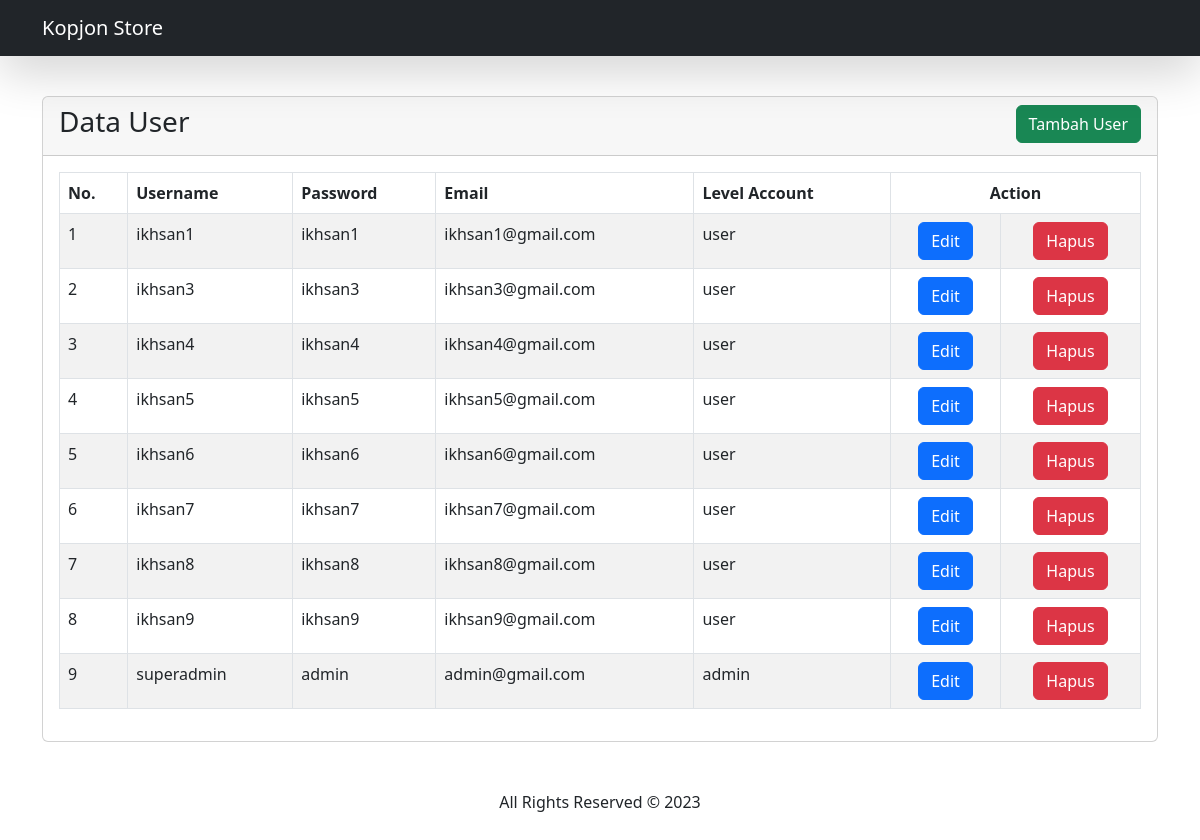
Page /pages/user_read.php on the earlier database version.
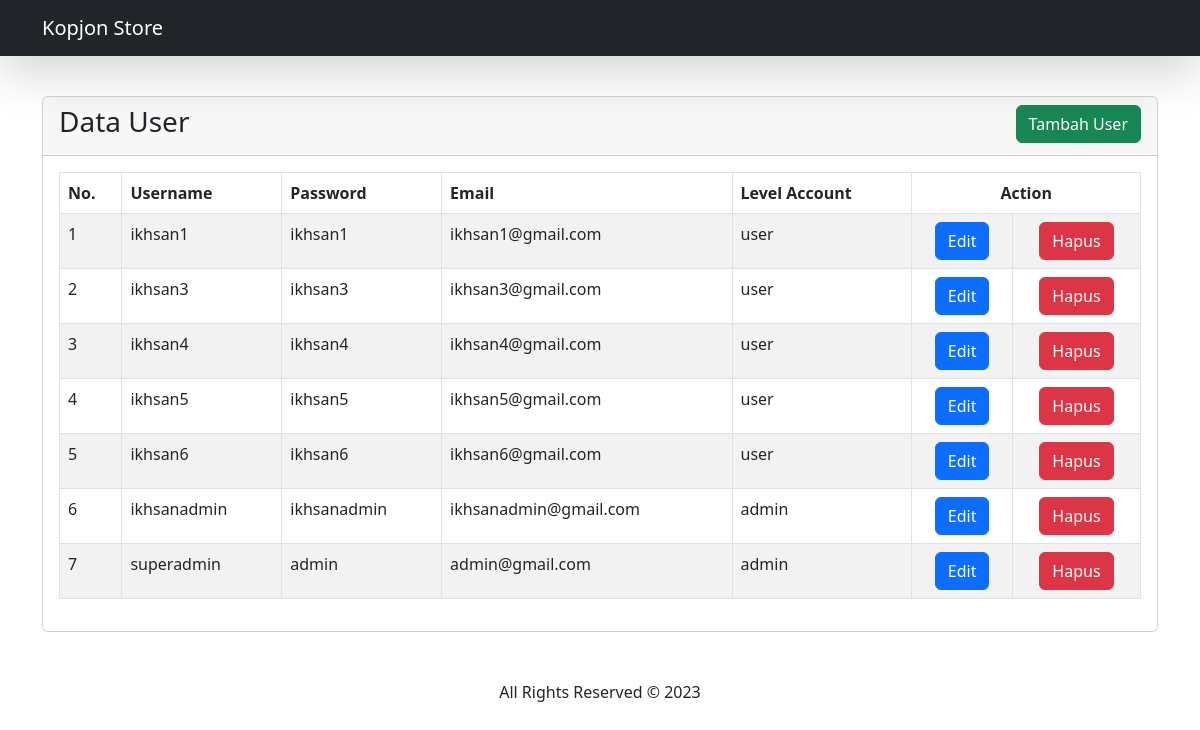
Same page on the later database version.
### tables this page shows
CREATE TABLE `data_login` (
  `id` int(11) NOT NULL,
  `level` varchar(15) NOT NULL,
  `username` varchar(255) NOT NULL,
  `password` varchar(255) NOT NULL,
  `email` varchar(50) NOT NULL
);

### data/code.php (called while the page is built, shortened)
<?php
class Code
{
    public function __construct()
    {
        $host = "localhost";
        $dbname = "kopjonstore";
        $username = "root";
        $password = "";
        $this->db = new PDO("mysql:host={$host};dbname={$dbname}", $username, $password);
    }
    public function show_user()
    {
        $query = $this->db->prepare("SELECT * FROM data_login order by username ASC");
        $query->execute();
        $data = $query->fetchAll();
        return $data;
    }
}
?>

### pages/user_read.php (the view, shortened to what this page needs)
<?php
include "../data/code.php";
$code = new Code();
$data_login = $code->show_user();
?>
<!DOCTYPE html>
<html lang="en">
<head>
    <link rel="stylesheet" href="./css/bootstrap.min.css">
    <link rel="stylesheet" href="./css/all.min.css">
    <link rel="stylesheet" href="./css/style.css">
    <link href="https://cdn.jsdelivr.net/npm/bootstrap@5.2.2/dist/css/bootstrap.min.css"
    rel="stylesheet">
</head>
<body>
    <?php include "../menu/navbar.php"; ?>
    <br><br><br><br>
    <div class="container">
        <div class="row">
            <div class="col-md-12 mt4">
                <div class="card">
                    <div class="card-header">
                        <h3>Data User
                        <a href="user_create.php" class="btn btn-success float-end" >Tambah User</a>
                        </h3>
                    </div>
                    <div class="card-body">
                        <table class="table table-bordered table-striped">
                            <thead>
                                <th>No.</th>
                                <th>Username</th>
                                <th>Password</th>
                                <th>Email</th>
                                <th>Level Account</th>
                                <th colspan="2" class="text-center">Action</th>
                            </thead>
                            <tbody>
                                <?php
                                $no=1;
                                foreach ($data_login as $row) {
                                    echo "<tr>";
                                    echo "<td>" . $no++. "</td>";
                                    echo "<td>" . $row['username'] . "</td>";
                                    echo "<td>" . $row['password'] . "</td>";
                                    echo "<td>" . $row['email'] . "</td>";
                                    echo "<td>" . $row['level'] . "</td>";
                                    echo "<td class='text-center'><a class='btn btn-primary' href='user_update.php?id=" . $row['id'] ."'>Edit</a></td>
                                        <td class='text-center'><button type='button' class='btn btn-danger' data-bs-toggle='modal' data-bs-target='#hapus".$row['id'] ."'>
                                        Hapus</button></td>
                                        <div class='modal' id='hapus".$row['id'] ."' tabindex='-1'>
                                        <div class='modal-dialog'>
                                          <div class='modal-content'>
                                            <div class='modal-header'>
                                              <h5 class='modal-title'>Hapus Data</h5>
                                              <button type='button' class='btn-close' data-bs-dismiss='modal' aria-label='Close'></button>
                                            </div>
                                            <div class='modal-body'>
                                              <p>Apakah anda yakin untuk menghapus data?</p>
                                            </div>
                                            <div class='modal-footer'>
                                              <button type='button' class='btn btn-secondary' data-bs-dismiss='modal'>Close</button>
                                              <a class='btn btn-danger' href='user_read.php?user_delete=" . $row['id'] . "'>Hapus</a>
                                            </div>
                                          </div>
                                        </div>
                                      </div>";
                                    echo "</tr>";
                                }?>
                            </tbody>
                        </table>
                    </div>
                </div>
            </div>
        </div>
    </div>
      <div class="container text-center pt-5 pb-5">
        All Rights Reserved &copy; 2023
      </div>
</body>
</html>

### menu/navbar.php (shortened to what this page needs)
<nav class="navbar navbar-expand-lg navbar-dark bg-dark shadow-lg fixed-top">
  <div class="container">
    <a class="navbar-brand" href="../pages/baju_read.php">Kopjon Store</a>
  </div>
</nav>

Differences in the rows shown:
removed data_login: username "ikhsan7", password "ikhsan7", email "ikhsan7@gmail.com", level "user"
removed data_login: username "ikhsan8", password "ikhsan8", email "ikhsan8@gmail.com", level "user"
removed data_login: username "ikhsan9", password "ikhsan9", email "ikhsan9@gmail.com", level "user"
added data_login: username "ikhsanadmin", password "ikhsanadmin", email "ikhsanadmin@gmail.com", level "admin"
